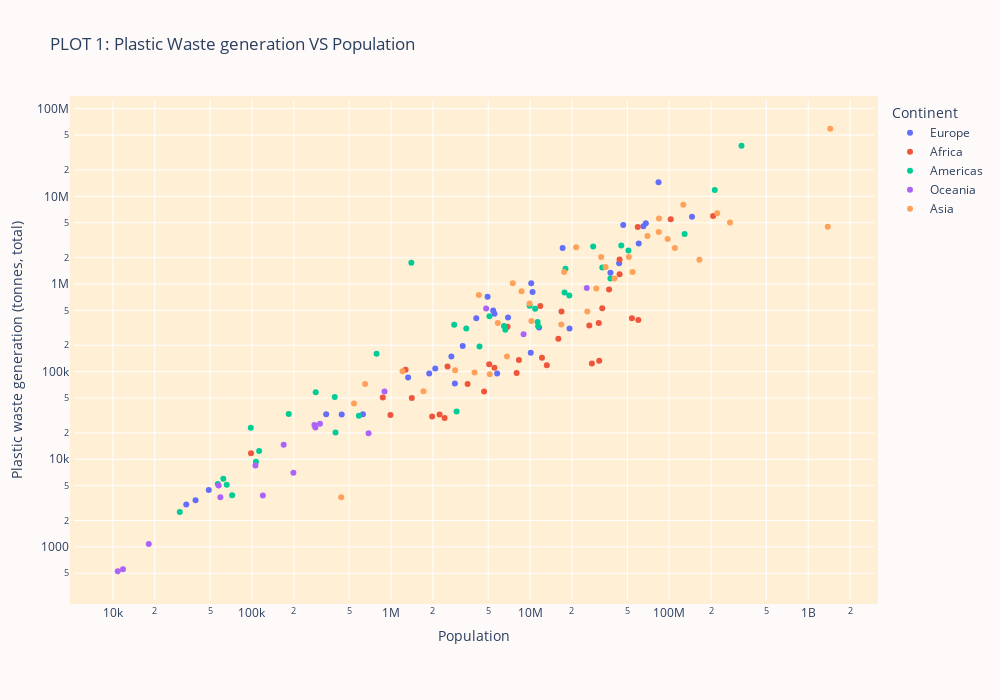

The notebook cell saved with this chart:
### Markdown cell above
### Plastic Waste generation vs Population

### Code cell
fig = px.scatter(total_plastic_waste_by_country_population_wise, 
                 x="Population", 
                 y="Plastic waste generation (tonnes, total)", 
                 color="Continent",  
                 hover_data=['Country'],
                 log_x=True,
                 log_y=True,
                 title='PLOT 1: Plastic Waste generation VS Population'
                )

#fig.update_layout(yaxis_range=[0,3000000])
#fig.update_layout(xaxis_range=[1000000,20000000])
fig.update_layout(
    autosize=False,
    width=1000,
    height=700,
    margin=dict(
        l=50,
        r=50,
        b=100,
        t=100,
        pad=4
    ),
    paper_bgcolor="snow",
    plot_bgcolor = 'papayawhip'
)
fig.show()

### Figure 1 — Plotly figure (JSON) as saved in the notebook; plotly's stock layout.template omitted (floating-point values rounded to 4 significant figures)
{"data": [{"customdata": [["Albania"], ["Belgium"], ["Bosnia and Herzegovina"], ["Bulgaria"], ["Croatia"], ["Denmark"], ["Estonia"], ["Faeroe Islands"], ["Finland"], ["France"], ["Germany"], ["Gibraltar"], ["Greece"], ["Iceland"], ["Ireland"], ["Italy"], ["Latvia"], ["Lithuania"], ["Malta"], ["Monaco"], ["Montenegro"], ["Netherlands"], ["Norway"], ["Poland"], ["Portugal"], ["Romania"], ["Russia"], ["Slovenia"], ["Spain"], ["Sweden"], ["Ukraine"], ["United Kingdom"]], "hovertemplate": "Continent=Europe<br>Population=%{x}<br>Plastic waste generation (tonnes, total)=%{y}<br>Country=%{customdata[0]}<extra></extra>", "legendgroup": "Europe", "marker": {"color": "#636efa", "symbol": "circle"}, "mode": "markers", "name": "Europe", "orientation": "v", "showlegend": true, "type": "scatter", "x": [2877239, 11598451, 3277152, 6939018, 4100719, 5795780, 1326693, 48896, 5542237, 65298930, 83830972, 33689, 10413936, 341628, 4947267, 60446035, 1882408, 2715340, 441750, 39290, 628080, 17141544, 5428594, 37839255, 10191409, 19214608, 145945524, 2078989, 46757980, 10110233, 43686577, 67948282], "xaxis": "x", "y": [73364, 318151, 195633, 415707, 406347, 95171, 85534, 4466, 458084, 4557128, 14476561, 3053, 811858, 32620, 715716, 2899258, 94935, 149227, 32377, 3412, 32557, 2571398, 499682, 1346905, 1022683, 310385, 5839685, 108421, 4709157, 164305, 1724509, 4925590], "yaxis": "y"}, {"customdata": [["Algeria"], ["Angola"], ["Benin"], ["Cameroon"], ["Comoros"], ["Congo"], ["Djibouti"], ["Egypt"], ["Equatorial Guinea"], ["Eritrea"], ["Gabon"], ["Gambia"], ["Ghana"], ["Guinea"], ["Guinea-Bissau"], ["Kenya"], ["Liberia"], ["Libya"], ["Madagascar"], ["Mauritania"], ["Mauritius"], ["Morocco"], ["Mozambique"], ["Namibia"], ["Nigeria"], ["Senegal"], ["Seychelles"], ["Sierra Leone"], ["Somalia"], ["South Africa"], ["Sudan"], ["Tanzania"], ["Togo"], ["Tunisia"]], "hovertemplate": "Continent=Africa<br>Population=%{x}<br>Plastic waste generation (tonnes, total)=%{y}<br>Country=%{customdata[0]}<extra></extra>", "legendgroup": "Africa", "marker": {"color": "#EF553B", "symbol": "circle"}, "mode": "markers", "name": "Africa", "orientation": "v", "showlegend": true, "type": "scatter", "x": [43984569, 33032075, 12175480, 26655083, 872695, 5540555, 990447, 102659126, 1410419, 3554797, 2234448, 2427782, 31181428, 13191279, 1975718, 53968739, 5077411, 6887247, 27808395, 4669775, 1272140, 36985624, 31398811, 2548663, 206984347, 16816539, 98453, 8004158, 15965848, 59436725, 44019263, 60012400, 8310934, 11839918], "xaxis": "x", "y": [1898343, 528843, 144382, 335305, 50599, 110479, 31999, 5464471, 49990, 72120, 32329, 29646, 357877, 118196, 30666, 407506, 121050, 324250, 123526, 59287, 104971, 863555, 132612, 114222, 5961750, 485586, 11730, 96655, 237569, 4465798, 1292740, 386998, 135294, 559235], "yaxis": "y"}, {"customdata": [["Antigua and Barbuda"], ["Argentina"], ["Aruba"], ["Bahamas"], ["Barbados"], ["Belize"], ["Bermuda"], ["Brazil"], ["British Virgin Islands"], ["Canada"], ["Cayman Islands"], ["Chile"], ["Colombia"], ["Costa Rica"], ["Cuba"], ["Dominica"], ["Dominican Republic"], ["Ecuador"], ["El Salvador"], ["Greenland"], ["Grenada"], ["Guatemala"], ["Guyana"], ["Haiti"], ["Honduras"], ["Jamaica"], ["Mexico"], ["Nicaragua"], ["Panama"], ["Peru"], ["Puerto Rico"], ["Saint Lucia"], ["Suriname"], ["Trinidad and Tobago"], ["United States"], ["Uruguay"], ["Venezuela"]], "hovertemplate": "Continent=Americas<br>Population=%{x}<br>Plastic waste generation (tonnes, total)=%{y}<br>Country=%{customdata[0]}<extra></extra>", "legendgroup": "Americas", "marker": {"color": "#00cc96", "symbol": "circle"}, "mode": "markers", "name": "Americas", "orientation": "v", "showlegend": true, "type": "scatter", "x": [98069, 45267449, 106845, 393893, 287437, 398845, 62237, 212821986, 30266, 37799407, 65854, 19144605, 50976248, 5102158, 11325391, 72017, 10866667, 17688599, 6491923, 56787, 112614, 17971382, 787215, 11426356, 9931333, 2963429, 129166028, 6638075, 4326296, 33050211, 2846860, 183774, 587541, 1400283, 331341050, 3475842, 28421581], "xaxis": "x", "y": [22804, 2753550, 9352, 51364, 58164, 20191, 5990, 11852055, 2504, 1154309, 5106, 738106, 2413455, 428029, 368154, 3885, 520238, 801321, 330763, 5234, 12417, 1495229, 159681, 328487, 565317, 34962, 3725463, 299480, 192818, 1543879, 342306, 32882, 31300, 1745123, 37825550, 310379, 2669998], "yaxis": "y"}, {"customdata": [["Australia"], ["Fiji"], ["French Polynesia"], ["Guam"], ["Kiribati"], ["Marshall Islands"], ["Nauru"], ["New Caledonia"], ["New Zealand"], ["Northern Mariana Islands"], ["Palau"], ["Papua New Guinea"], ["Samoa"], ["Solomon Islands"], ["Tonga"], ["Tuvalu"], ["Vanuatu"]], "hovertemplate": "Continent=Oceania<br>Population=%{x}<br>Plastic waste generation (tonnes, total)=%{y}<br>Country=%{customdata[0]}<extra></extra>", "legendgroup": "Oceania", "marker": {"color": "#ab63fa", "symbol": "circle"}, "mode": "markers", "name": "Oceania", "orientation": "v", "showlegend": true, "type": "scatter", "x": [25550683, 897573, 281191, 169031, 119760, 59259, 10836, 285972, 4829021, 57619, 18109, 8975531, 198643, 689671, 105901, 11817, 308337], "xaxis": "x", "y": [900658, 59324, 24634, 14666, 3859, 3674, 527, 22995, 525630, 5006, 1076, 267234, 7000, 19842, 8476, 554, 25443], "yaxis": "y"}, {"customdata": [["Bahrain"], ["Bangladesh"], ["Brunei"], ["Cambodia"], ["China"], ["Cyprus"], ["Georgia"], ["Hong Kong"], ["India"], ["Indonesia"], ["Iran"], ["Iraq"], ["Israel"], ["Japan"], ["Jordan"], ["Kuwait"], ["Lebanon"], ["Macao"], ["Malaysia"], ["Maldives"], ["Myanmar"], ["North Korea"], ["Oman"], ["Pakistan"], ["Philippines"], ["Qatar"], ["Saudi Arabia"], ["Singapore"], ["South Korea"], ["Sri Lanka"], ["Syria"], ["Thailand"], ["Turkey"], ["United Arab Emirates"], ["Vietnam"], ["Yemen"]], "hovertemplate": "Continent=Asia<br>Population=%{x}<br>Plastic waste generation (tonnes, total)=%{y}<br>Country=%{customdata[0]}<extra></extra>", "legendgroup": "Asia", "marker": {"color": "#FFA15A", "symbol": "circle"}, "mode": "markers", "name": "Asia", "orientation": "v", "showlegend": true, "type": "scatter", "x": [1711057, 164972348, 438202, 16758448, 1440297825, 1208886, 3987805, 7507523, 1382345085, 274021604, 84176929, 40372771, 8678517, 126407422, 10220604, 4281320, 6819976, 650846, 32436963, 542151, 54473253, 25798588, 5128058, 221612785, 109830324, 2889284, 34905942, 5858322, 51276977, 21428970, 17571053, 69830779, 84495243, 9910892, 97490013, 29935468], "xaxis": "x", "y": [59785, 1888170, 3688, 344698, 59079741, 100713, 97443, 1020406, 4493080, 5045714, 3919268, 1156524, 826436, 7993489, 377506, 750690, 148807, 72126, 2031675, 43134, 1373018, 484700, 93251, 6412210, 2565766, 103933, 1561618, 359483, 2025772, 2621606, 1365594, 3532495, 5596657, 600741, 3268227, 887497], "yaxis": "y"}], "layout": {"autosize": false, "height": 700, "legend": {"title": {"text": "Continent"}, "tracegroupgap": 0}, "margin": {"b": 100, "l": 50, "pad": 4, "r": 50, "t": 100}, "paper_bgcolor": "snow", "plot_bgcolor": "papayawhip", "title": {"text": "PLOT 1: Plastic Waste generation VS Population"}, "width": 1000, "xaxis": {"anchor": "y", "domain": [0, 1], "title": {"text": "Population"}, "type": "log"}, "yaxis": {"anchor": "x", "domain": [0, 1], "title": {"text": "Plastic waste generation (tonnes, total)"}, "type": "log"}}}
